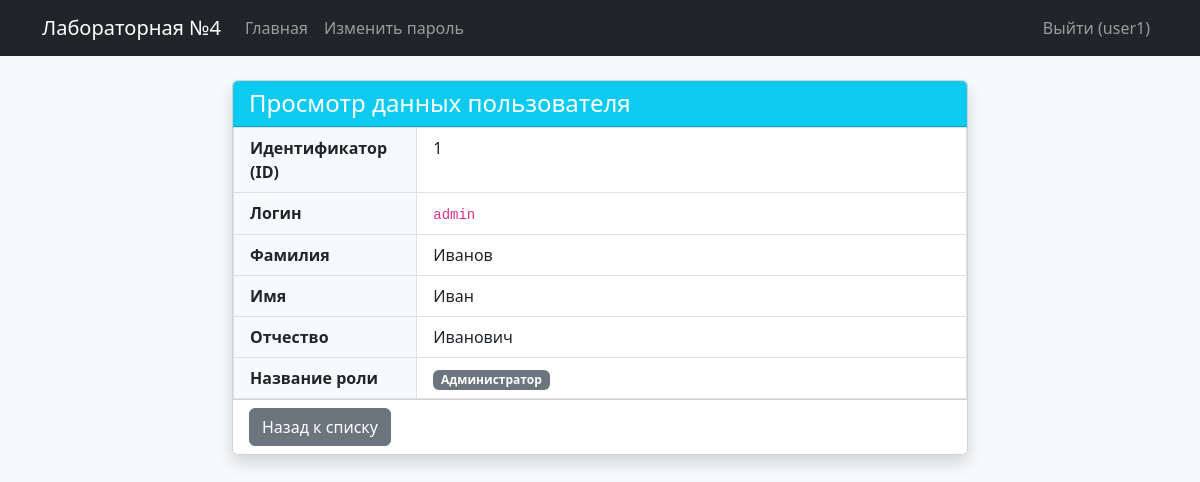
The page /users/1 (signed in) on the database its author committed.
### tables this page shows
CREATE TABLE users (
    id INTEGER PRIMARY KEY AUTOINCREMENT,
    login TEXT NOT NULL UNIQUE,
    password_hash TEXT NOT NULL,
    last_name TEXT,
    first_name TEXT NOT NULL,
    middle_name TEXT,
    role_id INTEGER,
    created_at TIMESTAMP DEFAULT CURRENT_TIMESTAMP,
    FOREIGN KEY (role_id) REFERENCES roles(id) ON DELETE SET NULL
);

CREATE TABLE roles (
    id INTEGER PRIMARY KEY AUTOINCREMENT,
    name TEXT NOT NULL UNIQUE,
    description TEXT
);

### app.py (the view)
@app.route('/users/<int:user_id>')
def view_user(user_id):
    conn = get_db_conn()
    user_row = conn.execute('''
        SELECT u.id, u.login, u.last_name, u.first_name, u.middle_name, r.name as role_name
        FROM users u
        LEFT JOIN roles r ON u.role_id = r.id
        WHERE u.id = ?
    ''', (user_id,)).fetchone()
    conn.close()
    if not user_row:
        flash('Пользователь не найден.', 'danger')
        return redirect(url_for('index'))
    return render_template('view.html', user=user_row)

### app.py (called while the page is built)
def get_db_conn():
    conn = sqlite3.connect(app.config['DATABASE'])
    conn.row_factory = sqlite3.Row
    return conn

@login_manager.user_loader
def load_user(user_id):
    conn = get_db_conn()
    res = conn.execute('SELECT id, login, role_id FROM users WHERE id = ?', (user_id,)).fetchone()
    conn.close()
    if res:
        return User(res['id'], res['login'], res['role_id'])
    return None

### templates/view.html
{% extends "base.html" %}
{% block content %}
<div class="row justify-content-center">
    <div class="col-md-8">
        <div class="card shadow">
            <div class="card-header bg-info text-white">
                <h4 class="mb-0">Просмотр данных пользователя</h4>
            </div>
            <div class="card-body p-0">
                <table class="table table-bordered mb-0">
                    <tbody>
                        <tr>
                            <th scope="row" class="w-25 bg-light ps-3">Идентификатор (ID)</th>
                            <td class="ps-3">{{ user.id }}</td>
                        </tr>
                        <tr>
                            <th scope="row" class="bg-light ps-3">Логин</th>
                            <td class="ps-3"><code>{{ user.login }}</code></td>
                        </tr>
                        <tr>
                            <th scope="row" class="bg-light ps-3">Фамилия</th>
                            <td class="ps-3">{{ user.last_name or '—' }}</td>
                        </tr>
                        <tr>
                            <th scope="row" class="bg-light ps-3">Имя</th>
                            <td class="ps-3">{{ user.first_name }}</td>
                        </tr>
                        <tr>
                            <th scope="row" class="bg-light ps-3">Отчество</th>
                            <td class="ps-3">{{ user.middle_name or '—' }}</td>
                        </tr>
                        <tr>
                            <th scope="row" class="bg-light ps-3">Название роли</th>
                            <td class="ps-3"><span class="badge bg-secondary">{{ user.role_name or 'Нет роли' }}</span></td>
                        </tr>
                    </tbody>
                </table>
            </div>
            <div class="card-footer bg-white">
                <a href="{{ url_for('index') }}" class="btn btn-secondary">Назад к списку</a>
            </div>
        </div>
    </div>
</div>
{% endblock %}

### templates/base.html (shortened to what this page needs)
<!DOCTYPE html>
<html lang="ru">
<head>
    <link href="https://cdn.jsdelivr.net/npm/bootstrap@5.3.0/dist/css/bootstrap.min.css" rel="stylesheet">
</head>
<body class="bg-light">
    <nav class="navbar navbar-expand-lg navbar-dark bg-dark mb-4">
        <div class="container">
            <a class="navbar-brand" href="{{ url_for('index') }}">Лабораторная №4</a>
            <div class="collapse navbar-collapse" id="navbarNav">
                <ul class="navbar-nav me-auto">
                    <li class="nav-item">
                        <a class="nav-link {{ 'active' if request.endpoint == 'index' }}"
                           href="{{ url_for('index') }}">Главная</a>
                    </li>
                    {% if current_user.is_authenticated %}
                    <li class="nav-item">
                        <a class="nav-link {{ 'active' if request.endpoint == 'change_password' }}"
                           href="{{ url_for('change_password') }}">Изменить пароль</a>
                    </li>
                    {% endif %}
                </ul>
                <ul class="navbar-nav">
                    {% if current_user.is_authenticated %}
                    <li class="nav-item">
                        <a class="nav-link" href="{{ url_for('logout') }}">Выйти ({{ current_user.login }})</a>
                    </li>
                    {% else %}
                    <li class="nav-item">
                        <a class="nav-link {{ 'active' if request.endpoint == 'login' }}"
                           href="{{ url_for('login') }}">Войти</a>
                    </li>
                    {% endif %}
                </ul>
            </div>
        </div>
    </nav>
    <div class="container">
        {% block content %}{% endblock %}
    </div>
</body>
</html>

### rows shown on the page
users: login "user1"
users: id "1", login "admin", last_name "Иванов", first_name "Иван", middle_name "Иванович"
roles: name "Администратор"
